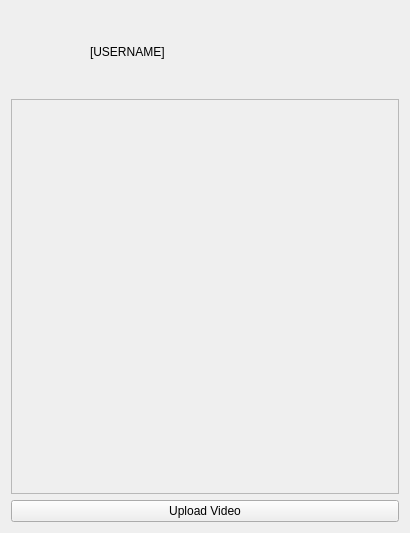
<?xml version="1.0" encoding="UTF-8"?>
<ui version="4.0">
 <class>HomePage</class>
 <widget class="QWidget" name="HomePage">
  <property name="geometry">
   <rect>
    <x>0</x>
    <y>0</y>
    <width>410</width>
    <height>533</height>
   </rect>
  </property>
  <property name="windowTitle">
   <string>Form</string>
  </property>
  <layout class="QVBoxLayout" name="verticalLayout">
   <item>
    <widget class="QWidget" name="widget" native="true">
     <layout class="QHBoxLayout" name="horizontalLayout">
      <item>
       <widget class="QPushButton" name="button_Profile">
        <property name="sizePolicy">
         <sizepolicy hsizetype="Fixed" vsizetype="Fixed">
          <horstretch>0</horstretch>
          <verstretch>0</verstretch>
         </sizepolicy>
        </property>
        <property name="minimumSize">
         <size>
          <width>64</width>
          <height>64</height>
         </size>
        </property>
        <property name="styleSheet">
         <string notr="true">border-image: url(:/assets/button_images/profile_image.jpeg) 0 0 0 0 stretch stretch;
border: none;</string>
        </property>
        <property name="text">
         <string/>
        </property>
       </widget>
      </item>
      <item>
       <widget class="QLabel" name="label_Username">
        <property name="text">
         <string>[USERNAME]</string>
        </property>
       </widget>
      </item>
     </layout>
    </widget>
   </item>
   <item>
    <widget class="QScrollArea" name="scrollAreaForPosts">
     <property name="widgetResizable">
      <bool>true</bool>
     </property>
     <widget class="QWidget" name="widget_2">
      <property name="geometry">
       <rect>
        <x>0</x>
        <y>0</y>
        <width>390</width>
        <height>395</height>
       </rect>
      </property>
     </widget>
    </widget>
   </item>
   <item>
    <widget class="QPushButton" name="button_UploadVideo">
     <property name="text">
      <string>Upload Video</string>
     </property>
    </widget>
   </item>
  </layout>
 </widget>
 <resources/>
 <connections/>
</ui>
